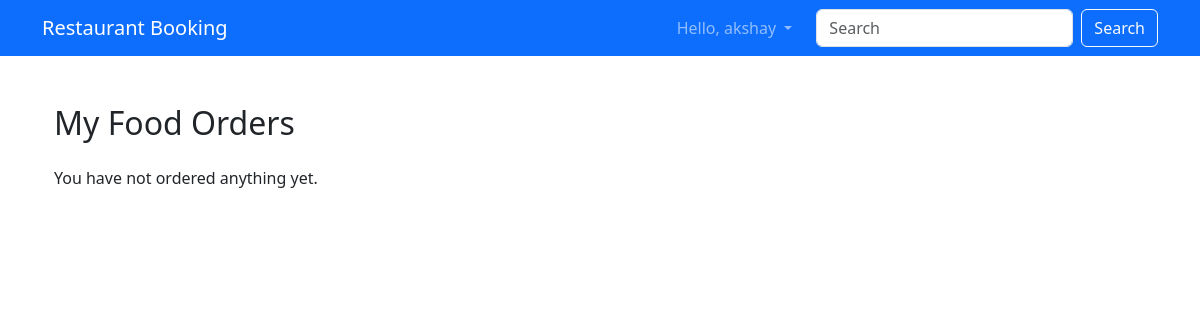
Before: /menu/my-orders/ (signed in) with the older database file.
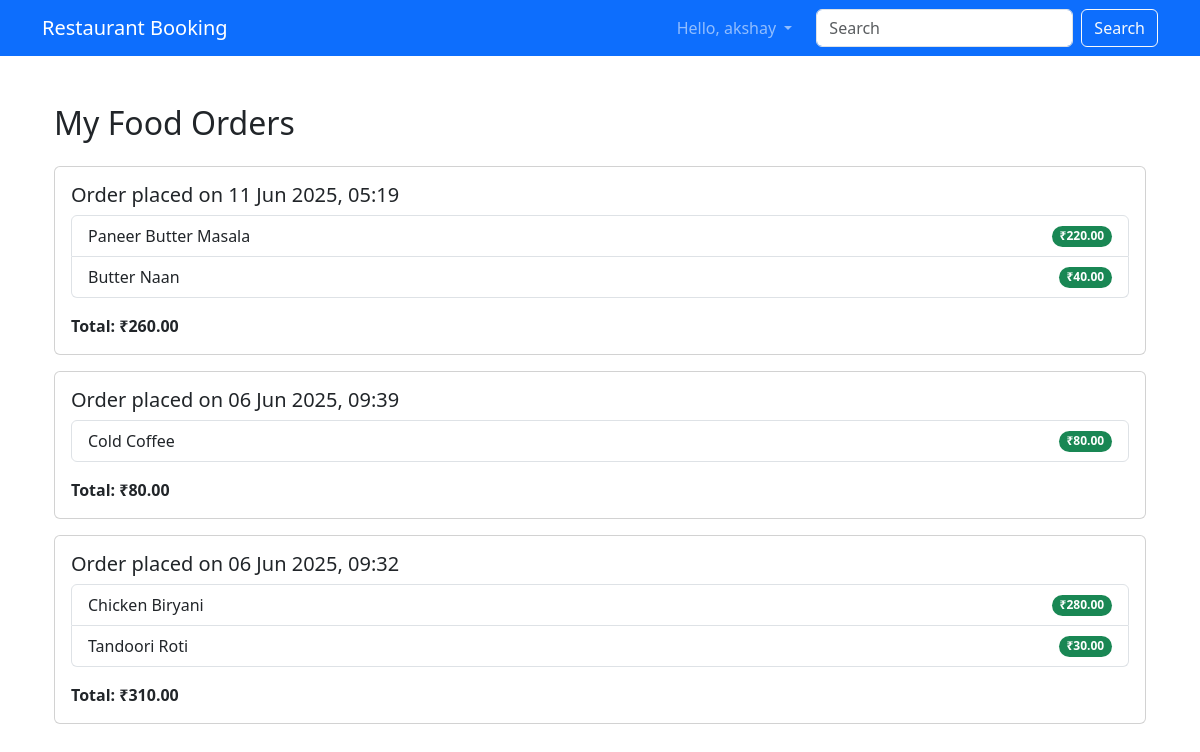
After: the same page with the newer database file.
### menu/models.py (models this page shows, shortened)
class Order(models.Model):
    customer = models.ForeignKey(settings.AUTH_USER_MODEL, on_delete=models.CASCADE)
    food_items = models.ManyToManyField(FoodItem)
    created_at = models.DateTimeField(auto_now_add=True)
    total_price = models.DecimalField(max_digits=8, decimal_places=2, default=0.00)

class FoodItem(models.Model):
    name = models.CharField(max_length=100)
    description = models.TextField(blank=True)
    price = models.DecimalField(max_digits=6, decimal_places=2)
    available = models.BooleanField(default=True)

### menu/views.py (the view)
# urls.py: path('my-orders/', views.my_orders, name='my_orders'),
@login_required
def my_orders(request):
    orders = Order.objects.filter(customer=request.user).order_by('-created_at')
    return render(request, 'menu/my_orders.html', {'orders': orders})

### templates/menu/my_orders.html
{% extends 'base.html' %}
{% block content %}
<div class="container mt-5">
    <h2 class="mb-4">My Food Orders</h2>
    {% if orders %}
        {% for order in orders %}
            <div class="card mb-3">
                <div class="card-body">
                    <h5 class="card-title">Order placed on {{ order.created_at|date:"d M Y, H:i" }}</h5>
                    <ul class="list-group">
                        {% for item in order.food_items.all %}
                            <li class="list-group-item d-flex justify-content-between align-items-center">
                                {{ item.name }}
                                <span class="badge bg-success rounded-pill">₹{{ item.price }}</span>
                            </li>
                        {% endfor %}
                    </ul>
                    <div class="mt-3">
                        <strong>Total: ₹{{ order.total_price }}</strong>
                    </div>
                </div>
            </div>
        {% endfor %}
    {% else %}
        <p>You have not ordered anything yet.</p>
    {% endif %}
</div>
{% endblock %}

Changed rows visible on the page:
added Order: created_at "11 Jun 2025, 05:19", total_price "260.00"
added FoodItem: name "Paneer Butter Masala", price "220.00", shown under "11 Jun 2025, 05:19"
added FoodItem: name "Butter Naan", price "40.00", shown under "11 Jun 2025, 05:19"
added Order: created_at "06 Jun 2025, 09:39", total_price "80.00"
added FoodItem: name "Cold Coffee", price "80.00", shown under "06 Jun 2025, 09:39"
added Order: created_at "06 Jun 2025, 09:32", total_price "310.00"
added FoodItem: name "Chicken Biryani", price "280.00", shown under "06 Jun 2025, 09:32"
added FoodItem: name "Tandoori Roti", price "30.00", shown under "06 Jun 2025, 09:32"
Other visible differences:
text no longer shown: "You have not ordered anything yet."
